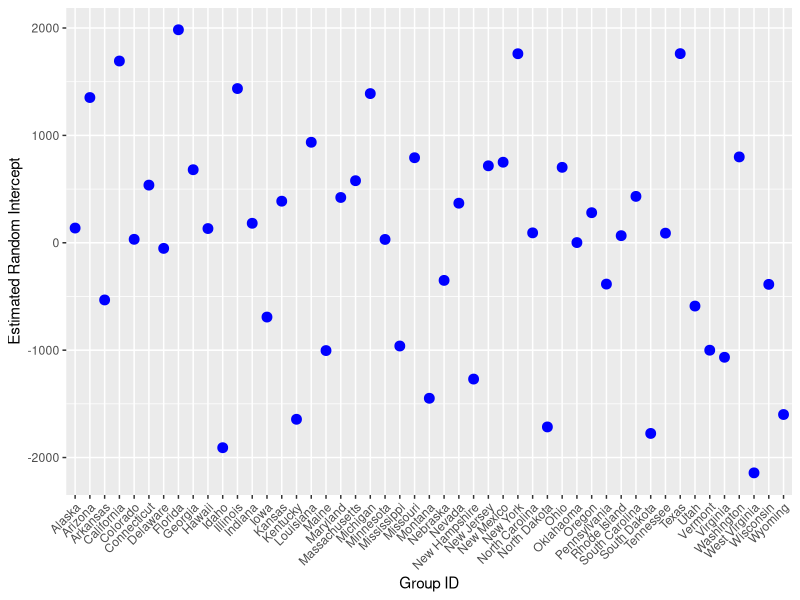
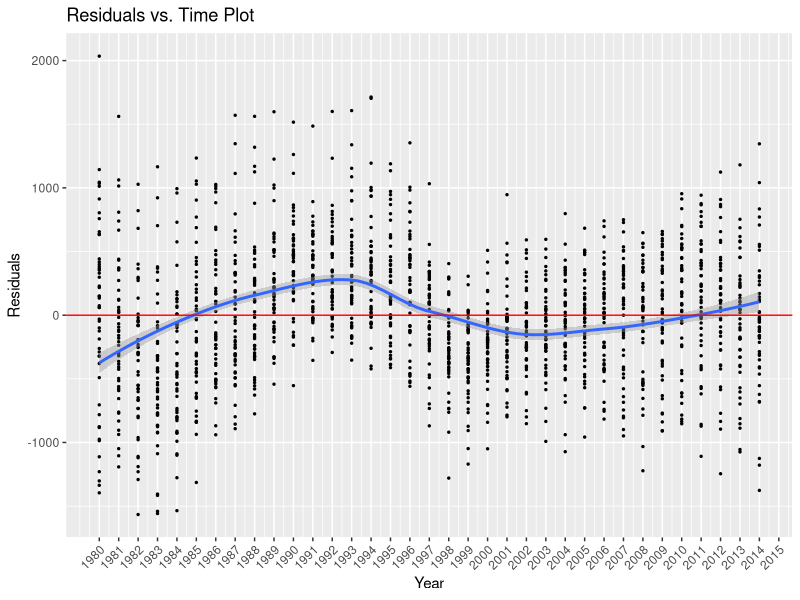
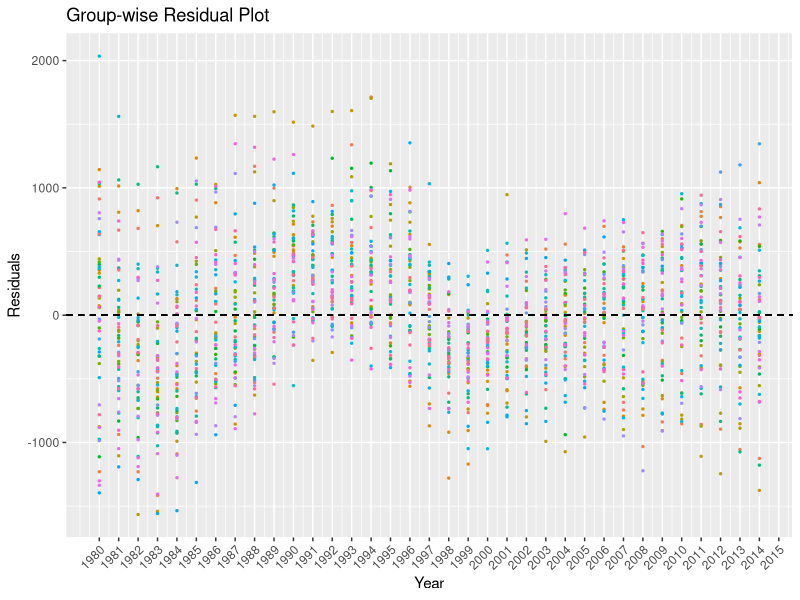
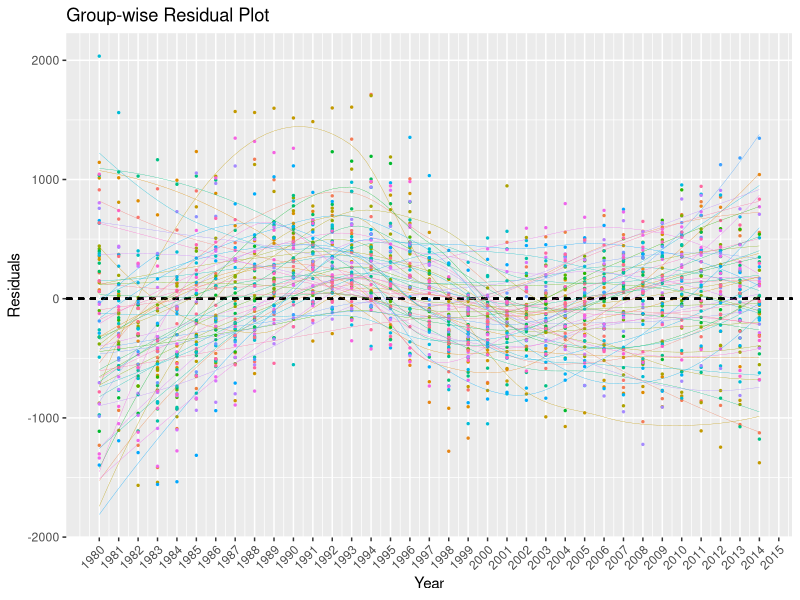

Here is the R script that generated these plots, in order:
## ---- chunk 1
knitr::opts_chunk$set(echo = TRUE)
library(haven); library(tidyr); library(plm); library(ggplot2)
options(scipen=10)
## ---- chunk 2
state_data <- read_dta("state_data.dta")
head(state_data[,1:7], 15)
## ---- chunk 3
state_data_wide <- read_dta("state_data_wide.dta")
head(state_data_wide[,c(1,2,5,6,7,8,9)], 15)
## ---- chunk 4
state_data_long = state_data_wide %>% 
  gather("variables", "values", c(rmurd1960:avwage2015))
head(state_data_long, 15)
## ---- chunk 5
state_data_long <- state_data_long %>% 
  extract("variables", c("colname", "year"),
          regex="([a-z]+)(\\d+)") %>% 
  spread("colname", "values")
## ---- chunk 6
head(state_data)
length(state_data$state)
head(state_data_long)
length(state_data_long$state)
## ---- chunk 7
state_data_wide_copy <- pivot_wider(state_data_long, names_from=year,
                               values_from=c(avwage, gdp, poverty, raggr, rauto, 
                                       rburg, rlarc, rmurd, rprop, rrape, rrobb,
                                       urate),
                               names_sep="")
## ---- chunk 8
head(state_data_wide)
length(state_data_wide$state)
head(state_data_wide_copy)
length(state_data_wide_copy$state)
## ---- chunk 9
state_data$total_crime <- with(state_data, rmurd + rrape + rrobb + raggr + 
                                 rburg + rlarc + rauto)
state_data$region <- as.factor(state_data$region)
state_data_panel <- pdata.frame(state_data, index=c("state", "year"))
state_data_panel$lead_ttl_crime <- lead(state_data_panel$total_crime, 1)
## ---- chunk 10
rand_int <- plm(lead_ttl_crime ~ poverty + urate + avwage + gdp + region, 
                data=state_data_panel, model="random")
summary(rand_int)
## ---- chunk 11
intercepts <- ranef(rand_int)
intercepts_df <- as.data.frame(intercepts)
intercepts_df$group_id <- rownames(intercepts_df)
ggplot(intercepts_df, aes(x=group_id, y=intercepts)) +
  geom_point(size=3, color="blue") +
  labs(x="Group ID", y="Estimated Random Intercept") +
  theme(axis.text.x=element_text(angle=45, hjust=1))
## ---- chunk 12
fixed_fx <- plm(lead_ttl_crime ~ poverty + urate + avwage + gdp + region, 
                data=state_data_panel, model="within")
summary(fixed_fx)
## ---- chunk 13
resid <- resid(fixed_fx)
index <- index(fixed_fx)
resid_df <- data.frame(resid=resid, year=as.numeric(as.character(index[,2])))
ggplot(resid_df, aes(x=year, y=resid)) +
  geom_point(size=0.5) +
  labs(x="Year", y="Residuals", title="Residuals vs. Time Plot") +
  theme(axis.text.x=element_text(angle=45, hjust=1)) +
  scale_x_continuous(breaks=(1980:2015)) +
  geom_smooth(method="loess") +
  geom_hline(yintercept=mean(resid), color="red")
## ---- chunk 14
states <- as.factor((index[,1]))
resid_df <- cbind(resid_df, states)
resid_mean <- aggregate(resid ~ states, data=resid_df, mean)
ggplot(resid_df, aes(x=year, y=resid, color=states)) +
  geom_point(size=0.5) +
  geom_hline(data=resid_mean, aes(yintercept=resid), linetype="dashed") +
  labs(x="Year", y="Residuals", title="Group-wise Residual Plot") +
  theme(axis.text.x=element_text(angle=45, hjust=1)) +
  scale_x_continuous(breaks=(1980:2015)) +
  theme(legend.position="none")
## ---- chunk 15
ggplot(resid_df, aes(x=year, y=resid, color=states)) +
  geom_point(size=0.5) +
  geom_hline(data=resid_mean, aes(yintercept=resid), linetype="dashed") +
  labs(x="Year", y="Residuals", title="Group-wise Residual Plot") +
  theme(axis.text.x=element_text(angle=45, hjust=1)) +
  scale_x_continuous(breaks=(1980:2015)) +
  theme(legend.position="none") +
  geom_smooth(method="loess", se=F, linewidth=0.1)
